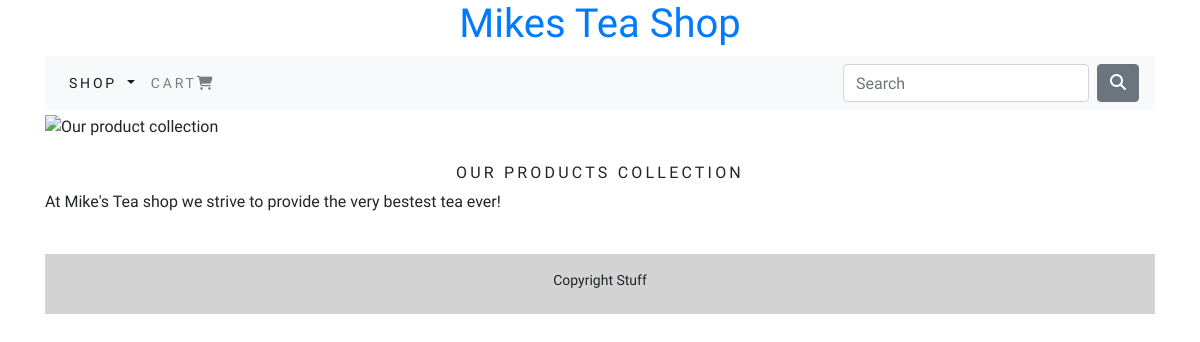
The page /shop/ on the database as committed earlier.
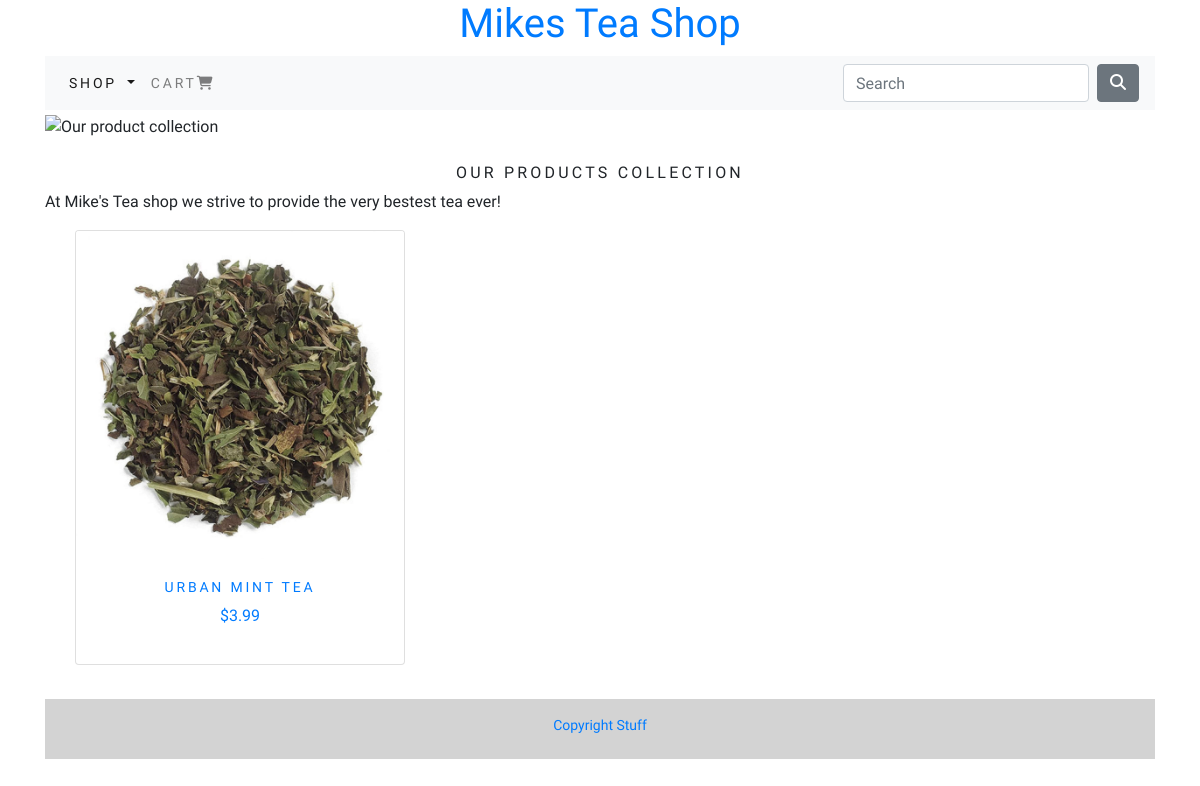
The same page on the database as committed later.
### shop/models.py (models this page shows, shortened)
class Product(models.Model):
    name = models.CharField(max_length=250, unique=True)
    slug = models.SlugField(max_length=250, unique=True)
    description = models.TextField(blank=True)
    Category = models.ForeignKey(Category, on_delete=models.CASCADE)
    price = models.DecimalField(max_digits=10, decimal_places=2)
    image = models.ImageField(upload_to='product', blank = True)
    stock = models.IntegerField()
    available = models.BooleanField(default=True)
    created = models.DateTimeField(auto_now_add=True)
    updated = models.DateTimeField(auto_now = True)
    class Meta:
        ordering = ('name',)
        verbose_name = 'product'
        verbose_name_plural = 'products'
    def get_url(self):
        return reverse('shop:ProdCatDetail', args=[self.Category.slug,self.slug])

### shop/views.py (the view)
# urls.py: path('', views.allProdCat, name='allProdCat'),
def allProdCat(request, c_slug = None):
    c_page = None
    products = None
    if c_slug != None:
        c_page = get_object_or_404(Category, slug = c_slug)
        products_list = Product.objects.filter(Category=c_page,available=True)
    else:
        products_list = Product.objects.all().filter(available=True)
    paginator = Paginator(products_list, 6)
    try:
        page = int(request.GET.get('page','1'))
    except:
        page = 1
    try:
        products = paginator.page(page)
    except(EmptyPage,InvalidPage):
        products = paginator.page(paginator.num_pages)
    return render(request, 'shop/category.html',{'Category' : c_page, 'products' : products})

### shop/context_processor.py (called while the page is built)
def menu_links(request):
    links = Category.objects.all()
    return dict(links=links)

### shop/models.py (called while the page is built)
    def get_url(self):
        return reverse('shop:products_by_category', args=[self.slug])

### shop/templates/shop/category.html (shortened to what this page needs)
{% extends "base.html" %}
{% load staticfiles %}
{% block content %}
     <div class="mx-auto">
        {% if Category %}
            <img class ="my_image" src = "{{Category.image.url}}" alt="{{Category.name}}">
    </div>
    <br>
    <div>
        <h1 class = "text-center my_title">{{Category.name}}</h1>
        <p class = "text-justify">{{Category.description}}</p>
    </div>
    {% else %}
        <img class = "my_image my_image_padding" src="{% static '' %}" alt ="Our product collection">
        </div>
        <br>
        <div>
        <h1 class = "text-center my_title">Our products Collection</h1>
        <p class = "text-justify">At Mike's Tea shop we strive to provide the very bestest tea ever!</p>
    </div>
    {% endif %}
    <div class = "container">
        <div class = "row mx-auto">
        {% for product in products.object_list %}
            <div class = "my_bottom_margin col-9 col-sm-12 col-md-4 col-md-12 col-lg-4">
                <div class="card text-center" style="min-width: 18rem;">
                 <a href = "{{product.get_url}}"><img class="card-img-top my_image"src = "{{product.image.url}}" alt = "{{product.name}}"</a>
                 <div class = "card-body">
                    <h4>{{product.name}}</h4>
                    <p>${{product.price}}</p>
                 </div>
                </div>
            </div>
        {% endfor %}
        </div>
        <div class ="mx-auto">
        <br>
    </div>
{% endblock %}

Rows that differ between the two databases and show on the page:
added Product: image (picture), name "URBAN MINT TEA", price "3.99"
